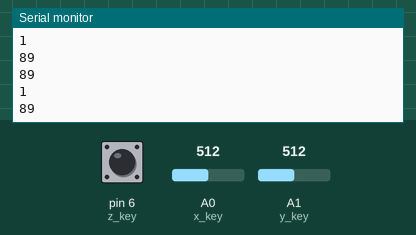
Simulated run of this sketch. Board: Arduino Uno, built with avr-gcc and run on an emulated ATmega328P. Shown: the last lines printed to the serial monitor. The inputs (shaded band) are chosen by the test bench; at power-on: A0 (x_key) = 512, A1 (y_key) = 512, pin 6 (z_key) HIGH. No radio packets arrive unless stated.

Above: at 1.2 s.
1.3 s: A0 (x_key) set to 716
At 1.8 s:
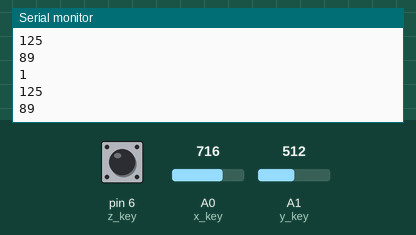
2.8 s: A1 (y_key) set to 306
At 3.8 s:
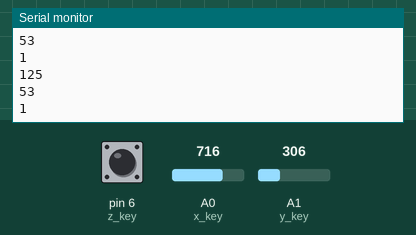
4.3 s: pin 6 (z_key) pulled LOW for 0.15 s
5.9 s: A0 (x_key) set to 900
At 6.7 s:
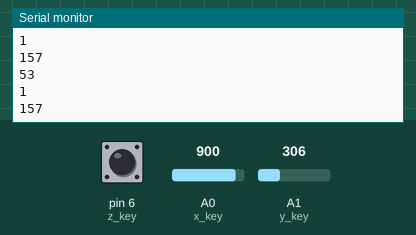
7.4 s: A1 (y_key) set to 122
At 8.5 s:
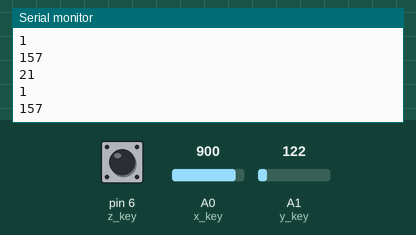
Timing chart, 0 to 9.9 s (numbered marks = the images above; inputs shaded):
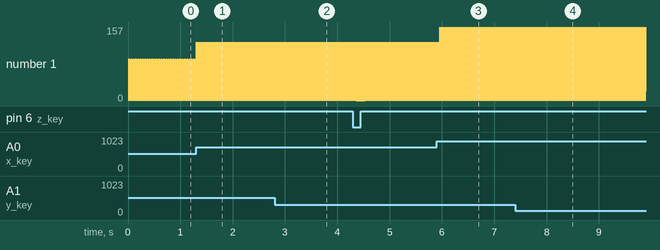

The sketch:

contorler.ino
```cpp
#include <SPI.h>
#include <nRF24L01.h>
#include <RF24.h>

RF24 radio(7, 8);
const byte address[6] = "02019"; //송신, 수신부분의 주소가 일치하여야 통신가능 즉 양쪽다 같은 숫자로 맞출것
int x_key = A0;       //컨트롤러모듈 핀번호 배치
int y_key = A1;
int z_key = 6;

struct Data{ //컨트롤러 신호를 구조체로 묶어서 송신
  byte joyX;
  byte joyY;
  byte joyZ;
};
Data data;

void setup() {
  Serial.begin(9600); //nRF24L01모듈 테스트전 시리얼로 확인 필요
  radio.begin();
  radio.setAutoAck(true);
  radio.openWritingPipe(address);
  radio.setPALevel(RF24_PA_MAX); //라디오 통신값 최대로설정 (MIN, LOW, HIGH, MAX 4가지 값이있음)
  radio.stopListening();
  pinMode(z_key,INPUT_PULLUP); //z축의 경우 송수신을 위해 PULLUP으로 바꿔 0, 1로 송신하도록 설정
}

void loop() {
  data.joyX = map(analogRead(x_key),0,1023,0,179); //map함수로 컨트롤러의 범위 간소화
  data.joyY = map(analogRead(y_key),0,1023,0,179);
  data.joyZ = digitalRead(z_key);

  Serial.println(data.joyX); //송수신 전 입력테스트
  Serial.println(data.joyY);
  Serial.println(data.joyZ);
  radio.write(&data, sizeof(Data)); //송신
  delay(10);
}
```

Measured:
- after the input at 1.3 s, the serial monitor: prints a new line at once (image 1)
- after the input at 2.8 s, the serial monitor: prints a new line after 0.05 s (image 2)
- after the input at 5.9 s, the serial monitor: prints a new line after 0.06 s (image 3)
- after the input at 7.4 s, the serial monitor: prints a new line after 0.06 s (image 4)
- plotted number 1: 125 → 157 after the input at 5.9 s, 157 → 21 after the input at 7.4 s
